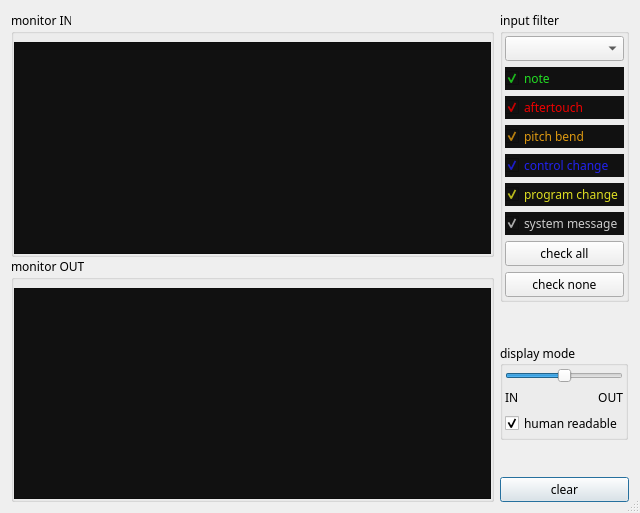
<?xml version="1.0" encoding="UTF-8"?>
<ui version="4.0">
 <class>MidiMonitor</class>
 <widget class="QDialog" name="MidiMonitor">
  <property name="windowModality">
   <enum>Qt::NonModal</enum>
  </property>
  <property name="geometry">
   <rect>
    <x>0</x>
    <y>0</y>
    <width>640</width>
    <height>513</height>
   </rect>
  </property>
  <property name="minimumSize">
   <size>
    <width>640</width>
    <height>0</height>
   </size>
  </property>
  <property name="font">
   <font>
    <family>Sans Serif</family>
   </font>
  </property>
  <property name="windowTitle">
   <string>MIDI monitor</string>
  </property>
  <property name="sizeGripEnabled">
   <bool>true</bool>
  </property>
  <property name="modal">
   <bool>false</bool>
  </property>
  <layout class="QGridLayout" name="gridLayout_7">
   <item row="0" column="0">
    <layout class="QHBoxLayout" name="horizontalLayout_2">
     <item>
      <layout class="QVBoxLayout" name="verticalMonitorsLayout">
       <property name="spacing">
        <number>0</number>
       </property>
       <item>
        <widget class="QGroupBox" name="groupBoxMonitorIn">
         <property name="title">
          <string>monitor IN</string>
         </property>
         <property name="flat">
          <bool>true</bool>
         </property>
         <layout class="QGridLayout" name="gridLayout_4">
          <property name="leftMargin">
           <number>0</number>
          </property>
          <property name="topMargin">
           <number>0</number>
          </property>
          <property name="rightMargin">
           <number>0</number>
          </property>
          <property name="bottomMargin">
           <number>0</number>
          </property>
          <item row="0" column="0">
           <widget class="QTextEdit" name="monitorIn">
            <property name="font">
             <font>
              <family>Monospace</family>
              <pointsize>8</pointsize>
              <weight>75</weight>
              <italic>false</italic>
              <bold>true</bold>
             </font>
            </property>
            <property name="acceptDrops">
             <bool>false</bool>
            </property>
            <property name="styleSheet">
             <string notr="true">background-color:  #111; color: #ccc ;font:  8pt &quot;Monospace&quot;; font-weight: bold; margin-top: 8px;
</string>
            </property>
            <property name="readOnly">
             <bool>true</bool>
            </property>
            <property name="html">
             <string>&lt;!DOCTYPE HTML PUBLIC &quot;-//W3C//DTD HTML 4.0//EN&quot; &quot;http://www.w3.org/TR/REC-html40/strict.dtd&quot;&gt;
&lt;html&gt;&lt;head&gt;&lt;meta name=&quot;qrichtext&quot; content=&quot;1&quot; /&gt;&lt;style type=&quot;text/css&quot;&gt;
p, li { white-space: pre-wrap; }
&lt;/style&gt;&lt;/head&gt;&lt;body style=&quot; font-family:'Monospace'; font-size:8pt; font-weight:600; font-style:normal;&quot;&gt;
&lt;p style=&quot;-qt-paragraph-type:empty; margin-top:0px; margin-bottom:0px; margin-left:0px; margin-right:0px; -qt-block-indent:0; text-indent:0px; font-size:7pt; font-weight:400;&quot;&gt;&lt;br /&gt;&lt;/p&gt;&lt;/body&gt;&lt;/html&gt;</string>
            </property>
           </widget>
          </item>
         </layout>
        </widget>
       </item>
       <item>
        <widget class="QGroupBox" name="groupBoxMonitorOut">
         <property name="title">
          <string>monitor OUT</string>
         </property>
         <property name="flat">
          <bool>true</bool>
         </property>
         <layout class="QGridLayout" name="gridLayout_5">
          <property name="leftMargin">
           <number>0</number>
          </property>
          <property name="topMargin">
           <number>0</number>
          </property>
          <property name="rightMargin">
           <number>0</number>
          </property>
          <property name="bottomMargin">
           <number>0</number>
          </property>
          <property name="horizontalSpacing">
           <number>-1</number>
          </property>
          <item row="0" column="0">
           <widget class="QTextEdit" name="monitorOut">
            <property name="font">
             <font>
              <family>Monospace</family>
              <pointsize>8</pointsize>
              <weight>75</weight>
              <italic>false</italic>
              <bold>true</bold>
             </font>
            </property>
            <property name="acceptDrops">
             <bool>false</bool>
            </property>
            <property name="styleSheet">
             <string notr="true">background-color:  #111; color: #ccc ;font:  8pt &quot;Monospace&quot;; font-weight: bold; margin-top: 8px;
</string>
            </property>
            <property name="readOnly">
             <bool>true</bool>
            </property>
            <property name="html">
             <string>&lt;!DOCTYPE HTML PUBLIC &quot;-//W3C//DTD HTML 4.0//EN&quot; &quot;http://www.w3.org/TR/REC-html40/strict.dtd&quot;&gt;
&lt;html&gt;&lt;head&gt;&lt;meta name=&quot;qrichtext&quot; content=&quot;1&quot; /&gt;&lt;style type=&quot;text/css&quot;&gt;
p, li { white-space: pre-wrap; }
&lt;/style&gt;&lt;/head&gt;&lt;body style=&quot; font-family:'Monospace'; font-size:8pt; font-weight:600; font-style:normal;&quot;&gt;
&lt;p style=&quot;-qt-paragraph-type:empty; margin-top:0px; margin-bottom:0px; margin-left:0px; margin-right:0px; -qt-block-indent:0; text-indent:0px; font-size:7pt; font-weight:400;&quot;&gt;&lt;br /&gt;&lt;/p&gt;&lt;/body&gt;&lt;/html&gt;</string>
            </property>
           </widget>
          </item>
         </layout>
        </widget>
       </item>
      </layout>
     </item>
     <item>
      <layout class="QGridLayout" name="gridLayout_6">
       <item row="5" column="0">
        <spacer name="verticalSpacer_4">
         <property name="orientation">
          <enum>Qt::Vertical</enum>
         </property>
         <property name="sizeType">
          <enum>QSizePolicy::Fixed</enum>
         </property>
         <property name="sizeHint" stdset="0">
          <size>
           <width>20</width>
           <height>4</height>
          </size>
         </property>
        </spacer>
       </item>
       <item row="12" column="0">
        <widget class="QPushButton" name="buttonClear">
         <property name="toolTip">
          <string>clear monitors &lt;b&gt;DEL&lt;/b&gt;</string>
         </property>
         <property name="text">
          <string>clear</string>
         </property>
        </widget>
       </item>
       <item row="6" column="0">
        <widget class="QGroupBox" name="groupBox">
         <property name="sizePolicy">
          <sizepolicy hsizetype="Fixed" vsizetype="Preferred">
           <horstretch>0</horstretch>
           <verstretch>0</verstretch>
          </sizepolicy>
         </property>
         <property name="minimumSize">
          <size>
           <width>110</width>
           <height>0</height>
          </size>
         </property>
         <property name="title">
          <string>display mode</string>
         </property>
         <property name="alignment">
          <set>Qt::AlignLeading|Qt::AlignLeft|Qt::AlignVCenter</set>
         </property>
         <layout class="QGridLayout" name="gridLayout_2">
          <property name="leftMargin">
           <number>2</number>
          </property>
          <property name="topMargin">
           <number>2</number>
          </property>
          <property name="rightMargin">
           <number>2</number>
          </property>
          <property name="bottomMargin">
           <number>2</number>
          </property>
          <item row="3" column="0">
           <layout class="QHBoxLayout" name="horizontalLayout">
            <property name="spacing">
             <number>-1</number>
            </property>
            <item>
             <widget class="QLabel" name="label">
              <property name="text">
               <string>IN</string>
              </property>
             </widget>
            </item>
            <item>
             <widget class="QLabel" name="label_2">
              <property name="text">
               <string>OUT</string>
              </property>
              <property name="alignment">
               <set>Qt::AlignRight|Qt::AlignTrailing|Qt::AlignVCenter</set>
              </property>
             </widget>
            </item>
           </layout>
          </item>
          <item row="2" column="0">
           <widget class="QSlider" name="hsDisplayMode">
            <property name="sizePolicy">
             <sizepolicy hsizetype="Preferred" vsizetype="Fixed">
              <horstretch>0</horstretch>
              <verstretch>0</verstretch>
             </sizepolicy>
            </property>
            <property name="maximumSize">
             <size>
              <width>16777215</width>
              <height>16777215</height>
             </size>
            </property>
            <property name="toolTip">
             <string>toggle Monitor In/Out &lt;b&gt;Left&lt;/b&gt;/&lt;b&gt;Right&lt;/b&gt;</string>
            </property>
            <property name="minimum">
             <number>-1</number>
            </property>
            <property name="maximum">
             <number>1</number>
            </property>
            <property name="pageStep">
             <number>1</number>
            </property>
            <property name="value">
             <number>0</number>
            </property>
            <property name="orientation">
             <enum>Qt::Horizontal</enum>
            </property>
           </widget>
          </item>
          <item row="4" column="0">
           <widget class="QCheckBox" name="cbInterpreted">
            <property name="toolTip">
             <string>decode MIDI messages</string>
            </property>
            <property name="text">
             <string>human readable</string>
            </property>
            <property name="checked">
             <bool>true</bool>
            </property>
           </widget>
          </item>
         </layout>
        </widget>
       </item>
       <item row="3" column="0">
        <spacer name="verticalSpacer_2">
         <property name="orientation">
          <enum>Qt::Vertical</enum>
         </property>
         <property name="sizeType">
          <enum>QSizePolicy::Expanding</enum>
         </property>
         <property name="sizeHint" stdset="0">
          <size>
           <width>20</width>
           <height>16</height>
          </size>
         </property>
        </spacer>
       </item>
       <item row="11" column="0">
        <spacer name="verticalSpacer">
         <property name="orientation">
          <enum>Qt::Vertical</enum>
         </property>
         <property name="sizeType">
          <enum>QSizePolicy::Expanding</enum>
         </property>
         <property name="sizeHint" stdset="0">
          <size>
           <width>8</width>
           <height>8</height>
          </size>
         </property>
        </spacer>
       </item>
       <item row="0" column="0">
        <widget class="QGroupBox" name="FilterGroupBox">
         <property name="title">
          <string>input filter</string>
         </property>
         <property name="flat">
          <bool>false</bool>
         </property>
         <property name="checkable">
          <bool>false</bool>
         </property>
         <layout class="QGridLayout" name="gridLayout_3">
          <property name="leftMargin">
           <number>2</number>
          </property>
          <property name="topMargin">
           <number>2</number>
          </property>
          <property name="rightMargin">
           <number>2</number>
          </property>
          <property name="bottomMargin">
           <number>2</number>
          </property>
          <item row="0" column="0">
           <layout class="QGridLayout" name="gridLayout">
            <property name="sizeConstraint">
             <enum>QLayout::SetMaximumSize</enum>
            </property>
            <property name="horizontalSpacing">
             <number>-1</number>
            </property>
            <item row="3" column="1">
             <widget class="QCheckBox" name="cbNote">
              <property name="enabled">
               <bool>true</bool>
              </property>
              <property name="sizePolicy">
               <sizepolicy hsizetype="Preferred" vsizetype="Fixed">
                <horstretch>0</horstretch>
                <verstretch>0</verstretch>
               </sizepolicy>
              </property>
              <property name="font">
               <font>
                <family>Sans Serif</family>
               </font>
              </property>
              <property name="toolTip">
               <string comment="coiso" extracomment="enable/disable note-off messages"/>
              </property>
              <property name="statusTip">
               <string notr="true" comment="sddddd" extracomment="OOOOO"/>
              </property>
              <property name="whatsThis">
               <string notr="true" comment="wvbebe" extracomment="PODES DESLIGAR"/>
              </property>
              <property name="styleSheet">
               <string notr="true">color: #2D2; background-color: #111;</string>
              </property>
              <property name="text">
               <string>note</string>
              </property>
              <property name="checked">
               <bool>true</bool>
              </property>
             </widget>
            </item>
            <item row="7" column="1">
             <widget class="QCheckBox" name="cbProgramChange">
              <property name="sizePolicy">
               <sizepolicy hsizetype="Preferred" vsizetype="Fixed">
                <horstretch>0</horstretch>
                <verstretch>0</verstretch>
               </sizepolicy>
              </property>
              <property name="font">
               <font>
                <family>Sans Serif</family>
               </font>
              </property>
              <property name="styleSheet">
               <string notr="true">color: #DD2; background-color: #111;</string>
              </property>
              <property name="text">
               <string>program change</string>
              </property>
              <property name="checked">
               <bool>true</bool>
              </property>
             </widget>
            </item>
            <item row="9" column="1">
             <widget class="QPushButton" name="buttonCheckAll">
              <property name="toolTip">
               <string>check all status messages</string>
              </property>
              <property name="text">
               <string>check all</string>
              </property>
             </widget>
            </item>
            <item row="6" column="1">
             <widget class="QCheckBox" name="cbControlChange">
              <property name="sizePolicy">
               <sizepolicy hsizetype="Preferred" vsizetype="Fixed">
                <horstretch>0</horstretch>
                <verstretch>0</verstretch>
               </sizepolicy>
              </property>
              <property name="font">
               <font>
                <family>Sans Serif</family>
               </font>
              </property>
              <property name="styleSheet">
               <string notr="true">color: #22E; background-color: #111;</string>
              </property>
              <property name="text">
               <string>control change</string>
              </property>
              <property name="checked">
               <bool>true</bool>
              </property>
             </widget>
            </item>
            <item row="10" column="1">
             <widget class="QPushButton" name="buttonCheckNone">
              <property name="toolTip">
               <string>uncheck all status messages</string>
              </property>
              <property name="text">
               <string>check none</string>
              </property>
             </widget>
            </item>
            <item row="5" column="1">
             <widget class="QCheckBox" name="cbPitchBend">
              <property name="sizePolicy">
               <sizepolicy hsizetype="Preferred" vsizetype="Fixed">
                <horstretch>0</horstretch>
                <verstretch>0</verstretch>
               </sizepolicy>
              </property>
              <property name="font">
               <font>
                <family>Sans Serif</family>
               </font>
              </property>
              <property name="styleSheet">
               <string notr="true">color: #D91; background-color: #111;</string>
              </property>
              <property name="text">
               <string>pitch bend</string>
              </property>
              <property name="checked">
               <bool>true</bool>
              </property>
             </widget>
            </item>
            <item row="2" column="1">
             <widget class="QComboBox" name="cbChannel">
              <property name="toolTip">
               <string>filter by channel</string>
              </property>
             </widget>
            </item>
            <item row="4" column="1">
             <widget class="QCheckBox" name="cbAftertouch">
              <property name="sizePolicy">
               <sizepolicy hsizetype="Preferred" vsizetype="Fixed">
                <horstretch>0</horstretch>
                <verstretch>0</verstretch>
               </sizepolicy>
              </property>
              <property name="font">
               <font>
                <family>Sans Serif</family>
               </font>
              </property>
              <property name="styleSheet">
               <string notr="true">color: #E00; background-color: #111;</string>
              </property>
              <property name="text">
               <string>aftertouch</string>
              </property>
              <property name="checked">
               <bool>true</bool>
              </property>
             </widget>
            </item>
            <item row="8" column="1">
             <widget class="QCheckBox" name="cbSystemMessage">
              <property name="sizePolicy">
               <sizepolicy hsizetype="Preferred" vsizetype="Fixed">
                <horstretch>0</horstretch>
                <verstretch>0</verstretch>
               </sizepolicy>
              </property>
              <property name="font">
               <font>
                <family>Sans Serif</family>
               </font>
              </property>
              <property name="styleSheet">
               <string notr="true">color: #ccc; background-color: #111;</string>
              </property>
              <property name="text">
               <string>system message</string>
              </property>
              <property name="checked">
               <bool>true</bool>
              </property>
             </widget>
            </item>
           </layout>
          </item>
         </layout>
        </widget>
       </item>
      </layout>
     </item>
    </layout>
   </item>
  </layout>
 </widget>
 <tabstops>
  <tabstop>buttonClear</tabstop>
  <tabstop>monitorIn</tabstop>
  <tabstop>monitorOut</tabstop>
  <tabstop>cbChannel</tabstop>
  <tabstop>cbNote</tabstop>
  <tabstop>cbAftertouch</tabstop>
  <tabstop>cbPitchBend</tabstop>
  <tabstop>cbControlChange</tabstop>
  <tabstop>cbProgramChange</tabstop>
  <tabstop>cbSystemMessage</tabstop>
  <tabstop>buttonCheckAll</tabstop>
  <tabstop>buttonCheckNone</tabstop>
  <tabstop>hsDisplayMode</tabstop>
  <tabstop>cbInterpreted</tabstop>
 </tabstops>
 <resources/>
 <connections>
  <connection>
   <sender>buttonCheckNone</sender>
   <signal>clicked(bool)</signal>
   <receiver>cbNote</receiver>
   <slot>setChecked(bool)</slot>
   <hints>
    <hint type="sourcelabel">
     <x>627</x>
     <y>264</y>
    </hint>
    <hint type="destinationlabel">
     <x>591</x>
     <y>83</y>
    </hint>
   </hints>
  </connection>
  <connection>
   <sender>buttonCheckNone</sender>
   <signal>clicked(bool)</signal>
   <receiver>cbAftertouch</receiver>
   <slot>setChecked(bool)</slot>
   <hints>
    <hint type="sourcelabel">
     <x>627</x>
     <y>264</y>
    </hint>
    <hint type="destinationlabel">
     <x>627</x>
     <y>108</y>
    </hint>
   </hints>
  </connection>
  <connection>
   <sender>buttonCheckNone</sender>
   <signal>clicked(bool)</signal>
   <receiver>cbPitchBend</receiver>
   <slot>setChecked(bool)</slot>
   <hints>
    <hint type="sourcelabel">
     <x>627</x>
     <y>264</y>
    </hint>
    <hint type="destinationlabel">
     <x>627</x>
     <y>133</y>
    </hint>
   </hints>
  </connection>
  <connection>
   <sender>buttonCheckNone</sender>
   <signal>clicked(bool)</signal>
   <receiver>cbProgramChange</receiver>
   <slot>setChecked(bool)</slot>
   <hints>
    <hint type="sourcelabel">
     <x>627</x>
     <y>264</y>
    </hint>
    <hint type="destinationlabel">
     <x>591</x>
     <y>183</y>
    </hint>
   </hints>
  </connection>
  <connection>
   <sender>buttonCheckNone</sender>
   <signal>clicked(bool)</signal>
   <receiver>cbControlChange</receiver>
   <slot>setChecked(bool)</slot>
   <hints>
    <hint type="sourcelabel">
     <x>627</x>
     <y>264</y>
    </hint>
    <hint type="destinationlabel">
     <x>627</x>
     <y>158</y>
    </hint>
   </hints>
  </connection>
  <connection>
   <sender>buttonCheckNone</sender>
   <signal>clicked(bool)</signal>
   <receiver>cbSystemMessage</receiver>
   <slot>setChecked(bool)</slot>
   <hints>
    <hint type="sourcelabel">
     <x>627</x>
     <y>264</y>
    </hint>
    <hint type="destinationlabel">
     <x>627</x>
     <y>208</y>
    </hint>
   </hints>
  </connection>
 </connections>
</ui>
